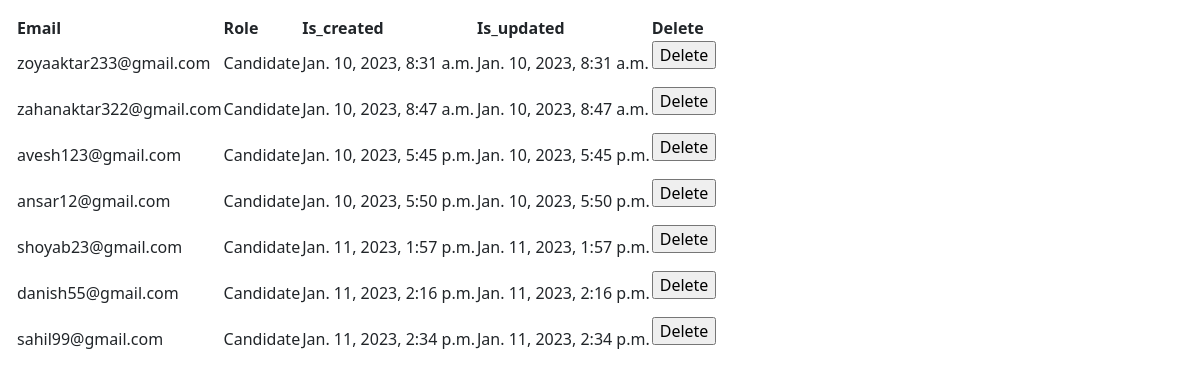
/userList, run on the app's committed database.
### ctech/models.py (models this page shows)
class UserMaster(models.Model):
    email = models.EmailField(max_length=50)
    password = models.CharField(max_length=50)
    otp = models.IntegerField()
    role = models.CharField(max_length=50)
    is_active = models.BooleanField(default=True)
    is_verified = models.BooleanField(default=False)
    is_created = models.DateTimeField(auto_now_add=True)
    is_updated = models.DateTimeField(auto_now_add=True)

### ctech/views.py (the view)
# urls.py: path("userList",views.userList,name="userList"),
def userList(request):
    conuser = UserMaster.objects.filter(role='Candidate')
    return render(request,"admin/userList.html",{'conuser':conuser})

### templates/admin/userList.html (shortened to what this page needs)
{% extends 'company/base1.html' %}
{% block contant %}
<div class="card-body">
    <table id="datatablesSimple">
        <thead>
            <tr>
                <th>Email</th>
                <th>Role</th>
                <th>Is_created</th>
                <th>Is_updated</th>
                <th>Delete</th>
            </tr>
        </thead>
        {% if conuser %}
        <tbody>
            {% for i in conuser %}
            <tr>
                <td>{{i.email}}</td>
                <td>{{i.role}}</td>
                <td>{{i.is_created }}</td>
                <td>{{i.is_updated}}</td>
                <td>
                    <form action="{% url 'userDelete' pk=i.id %}" method="post">
                        <input type="submit" value="Delete">
                    </form>
                </td>
            </tr>
            {% endfor %}
        </tbody>
        {% endif %}
    </table>
</div>
{% endblock %}

### templates/company/base1.html (shortened to what this page needs)
{% load static %}
<html lang="en">
    <head>
        <link href="https://cdn.jsdelivr.net/npm/simple-datatables@latest/dist/style.css" rel="stylesheet" />
        <link href="{% static 'company/dist/css/styles.css' %}" rel="stylesheet" />
    </head>
{% block contant %}
{% endblock  %}
</body>
</html>

### data on the page
UserMaster: email "zoyaaktar233@gmail.com", role "Candidate", is_created "Jan. 10, 2023, 8:31 a.m.", is_updated "Jan. 10, 2023, 8:31 a.m."
UserMaster: email "zahanaktar322@gmail.com", role "Candidate", is_created "Jan. 10, 2023, 8:47 a.m.", is_updated "Jan. 10, 2023, 8:47 a.m."
UserMaster: email "avesh123@gmail.com", role "Candidate", is_created "Jan. 10, 2023, 5:45 p.m.", is_updated "Jan. 10, 2023, 5:45 p.m."
UserMaster: email "ansar12@gmail.com", role "Candidate", is_created "Jan. 10, 2023, 5:50 p.m.", is_updated "Jan. 10, 2023, 5:50 p.m."
UserMaster: email "shoyab23@gmail.com", role "Candidate", is_created "Jan. 11, 2023, 1:57 p.m.", is_updated "Jan. 11, 2023, 1:57 p.m."
UserMaster: email "danish55@gmail.com", role "Candidate", is_created "Jan. 11, 2023, 2:16 p.m.", is_updated "Jan. 11, 2023, 2:16 p.m."
UserMaster: email "sahil99@gmail.com", role "Candidate", is_created "Jan. 11, 2023, 2:34 p.m.", is_updated "Jan. 11, 2023, 2:34 p.m."
